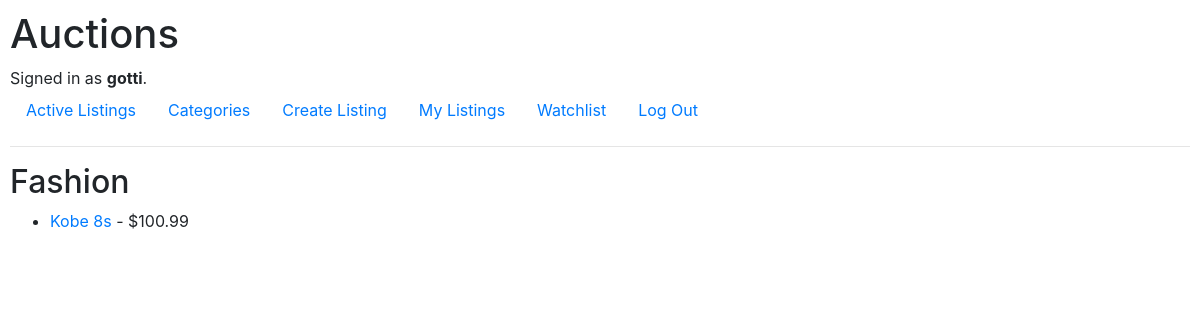
/categories/1/ (signed in), run on the app's committed database.
### auctions/models.py (models this page shows, shortened)
class User(AbstractUser):
    pass

class Category(models.Model):
    name = models.CharField(max_length=64, unique=True)

class AuctionListing(models.Model):
    CATEGORY_CHOICES = [
        ('Fashion', 'Fashion'),
        ('Toys', 'Toys'),
        ('Electronics', 'Electronics'),
        ('Home', 'Home'),
    ]
    title = models.CharField(max_length=100)
    description = models.TextField()
    starting_bid = models.DecimalField(max_digits=10, decimal_places=2)
    current_price = models.DecimalField(max_digits=10, decimal_places=2, default=0)
    image = models.ImageField(upload_to='listing_images/', blank=True, null=True)
    category = models.CharField(max_length=20, choices=CATEGORY_CHOICES, blank=True, null=True)
    category_id = models.ForeignKey(Category, on_delete=models.CASCADE, related_name="listings", blank=True, null=True)
    is_active = models.BooleanField(default=True)
    owner = models.ForeignKey(User, on_delete=models.CASCADE, related_name="listings")
    created_at = models.DateTimeField(auto_now_add=True)

### auctions/views.py (the view)
# urls.py: path("categories/<int:category_id>/", views.category_listings, name="category_listings"),
def category_listings(request, category_id):
    category = get_object_or_404(Category, id=category_id)
    listings = AuctionListing.objects.filter(category_id=category, is_active=True)
    return render(request, 'auctions/category_listings.html', {
        'category': category,
        'listings': listings
    })

### auctions/templates/auctions/category_listings.html
{% extends 'auctions/layout.html' %}
{% block body %}
<h2>{{ category.name }}</h2>
<ul>
    {% for listing in listings %}
    <li>
        <a href="{% url 'listing' listing.id %}">{{ listing.title }}</a> - ${{ listing.starting_bid }}
    </li>
    {% endfor %}
</ul>
{% endblock %}

### auctions/templates/auctions/layout.html (shortened to what this page needs)
{% load static %}
<!DOCTYPE html>
<html lang="en">
    <head>
        <link rel="stylesheet" href="https://stackpath.bootstrapcdn.com/bootstrap/4.4.1/css/bootstrap.min.css">
        <link href="{% static 'auctions/styles.css' %}" rel="stylesheet">
    </head>
    <body>
        <h1>Auctions</h1>
        <div>
            {% if user.is_authenticated %}
                Signed in as <strong>{{ user.username }}</strong>.
            {% else %}
                Not signed in.
            {% endif %}
        </div>
        <ul class="nav">
            <li class="nav-item">
                <a class="nav-link" href="{% url 'index' %}">Active Listings</a>
            </li>
            <li class="nav-item">
                <a class="nav-link" href="{% url 'categories' %}">Categories</a>
            </li>
            {% if user.is_authenticated %}
                <li class="nav-item">
                    <a class="nav-link" href="{% url 'create_listing' %}">Create Listing</a>
                </li>
                <li class="nav-item">
                    <a class="nav-link" href="{% url 'my_listings' %}">My Listings</a>
                </li>
                <li class="nav-item">
                    <a class="nav-link" href="{% url 'watchlist' %}">Watchlist</a>
                </li>
                <li class="nav-item">
                    <a class="nav-link" href="{% url 'logout' %}">Log Out</a>
                </li>
            {% endif %}
        </ul>
        <hr>
        {% block body %}
        {% endblock %}
    </body>
</html>

### auctions/static/auctions/styles.css (style rules this page uses)
body { padding: 10px; }

### data on the page
User: username "gotti"
Category: name "Fashion"
AuctionListing: title "Kobe 8s", starting_bid "100.99"
